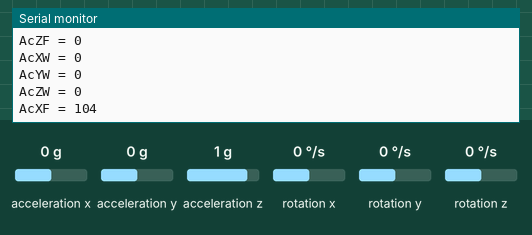
This sketch was run on a simulated Arduino Uno, built with avr-gcc and run on an emulated ATmega328P. Shown: the last lines printed to the serial monitor. Wiring (inferred from the names in the program): DS1307 clock at I2C address 0x68; MPU-6050 motion sensor at I2C address 0x69. The inputs (shaded band) are chosen by the test bench; at power-on: acceleration x 0 g, acceleration y 0 g, acceleration z 1 g, rotation x 0 °/s, rotation y 0 °/s, rotation z 0 °/s. The local clock reads 2024-03-15 10:24:30 at power-on unless the sketch sets it.

Above: at 6.8 s.
6.9 s: acceleration x set to -1.4 g
At 7.19 s:
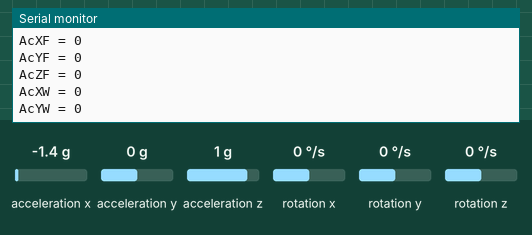
15.9 s: acceleration y set to -1.4 g
At 18.0 s:
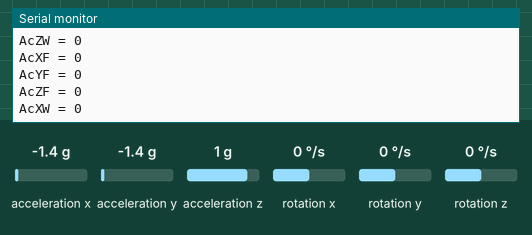
20.7 s: acceleration z set to -0.8 g
At 26.68 s:
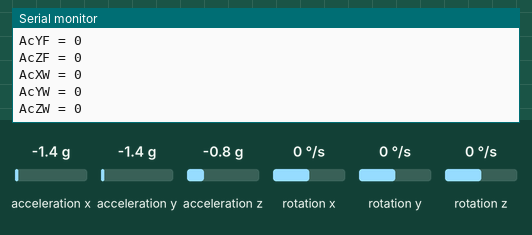
29.7 s: rotation x set to -192 °/s
At 29.77 s:
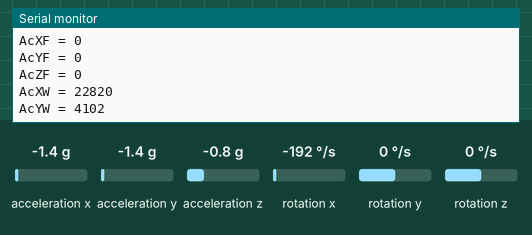
34.5 s: rotation y set to 12 °/s
At 39.67 s:
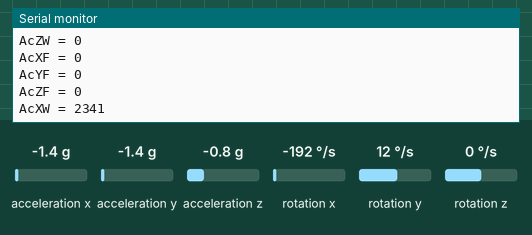
Timing chart, 0 to 41.2 s (numbered marks = the images above; inputs shaded):
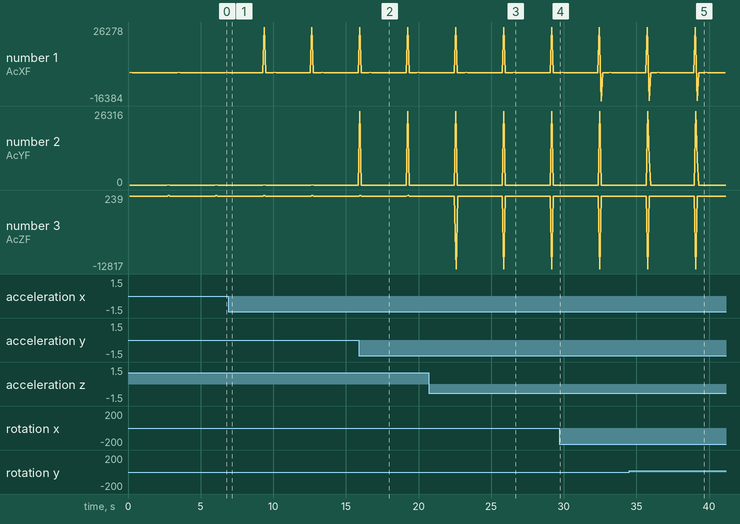

The sketch:

TwoAccelConnnection.ino
```cpp
#include "Wire.h"
#include "I2Cdev.h"
#include "MPU6050.h"

const int MPU1_addr = 0x68;
const int MPU2_addr = 0x69;

int16_t AcXW, AcYW, AcZW;
int16_t AcXF, AcYF, AcZF;


void setup() {
  Serial.print("this line");
  Wire.begin();
  Wire.beginTransmission(MPU1_addr);
  Wire.beginTransmission(MPU2_addr);
  Wire.write(0x6B);
  Wire.write(0);
  Wire.endTransmission(true);
  Serial.begin(9600);
  Serial.print("***********************Beginning Transmission******************");

}

void loop() {
  // put your main code here, to run repeatedly:
  Wire.beginTransmission(MPU1_addr);
  Wire.write(0x3B);
  Wire.beginTransmission(MPU2_addr);
  Wire.endTransmission(false);

  Wire.requestFrom(MPU1_addr, 8, true);

    AcXW = Wire.read() << 8 | Wire.read();
    AcYW = Wire.read() << 8 | Wire.read();
    AcZW = Wire.read() << 8 | Wire.read();

  Wire.requestFrom(MPU2_addr, 8, true);

    AcXF = Wire.read() << 8 | Wire.read();
    AcYF = Wire.read() << 8 | Wire.read();
    AcZF = Wire.read() << 8 | Wire.read();

  Serial.print("AcXW = "); Serial.println(AcXW);
  Serial.print("AcYW = "); Serial.println(AcYW);
  Serial.print("AcZW = "); Serial.println(AcZW);
  Serial.print("AcXF = "); Serial.println(AcXF);
  Serial.print("AcYF = "); Serial.println(AcYF);
  Serial.print("AcZF = "); Serial.println(AcZF);

  delay(100);
}
```

Measured:
- after the input at 15.9 s, the serial monitor: prints a new line after 0.06 s (image 2)
- after the input at 20.7 s, the serial monitor: prints a new line after 1.9 s (image 3)
- after the input at 34.5 s, the serial monitor: prints a new line after 1.4 s (image 5)
